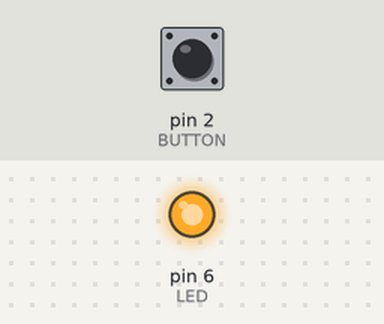
Recording of a sketch running on a simulated Arduino Uno, built with avr-gcc and run on an emulated ATmega328P. Shown: output pins drawn as LEDs (lit = HIGH). Inputs (shaded band) come from the test bench; at power-on: pin 2 (BUTTON) LOW.

Above: at 1.2 s.
1.3 s: pin 2 (BUTTON) pulled HIGH for 0.15 s
At 1.37 s:
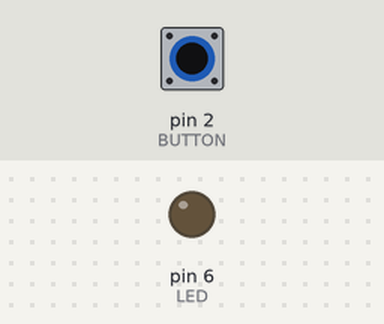
2.9 s: pin 2 (BUTTON) pulled HIGH for 3.2 s
At 7.4 s:
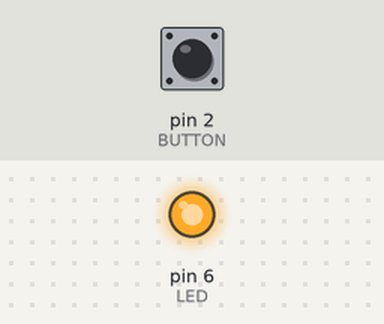
Timing chart, 0 to 8.9 s (numbered marks = the images above; inputs shaded):
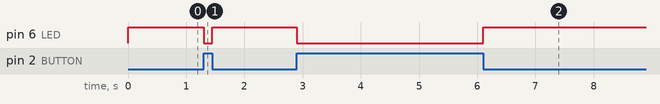

The sketch:

ex04_extend_01_c.ino
```cpp
// 버튼으로 LED 제어 (int형 변수 사용)

#define BUTTON 2
#define LED 6

void setup() {
  pinMode(BUTTON, INPUT);
  pinMode(LED, OUTPUT);
}

void loop() {
  int value = digitalRead(BUTTON);
  digitalWrite(LED, !value);
}
```

Measured:
- after the input at 1.3 s, pin 6 (LED): HIGH → LOW at once, → HIGH 0.15 s later
- after the input at 2.9 s, pin 6 (LED): HIGH → LOW at once, → HIGH 3.2 s later
